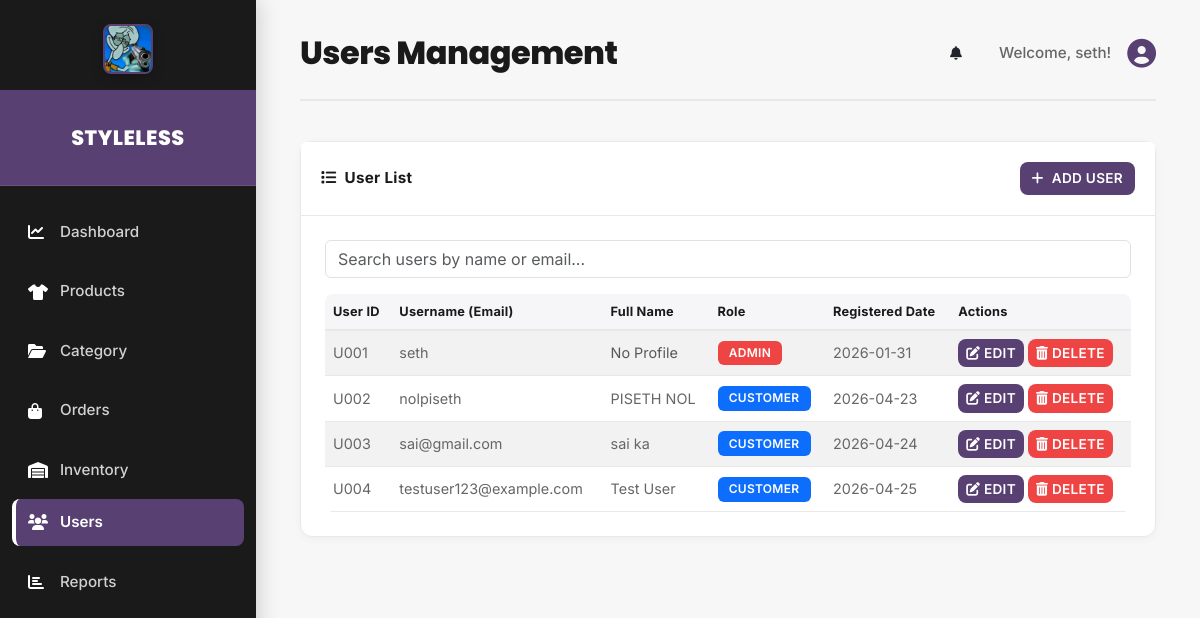
Before: /admin/users (signed in) with the older database file.
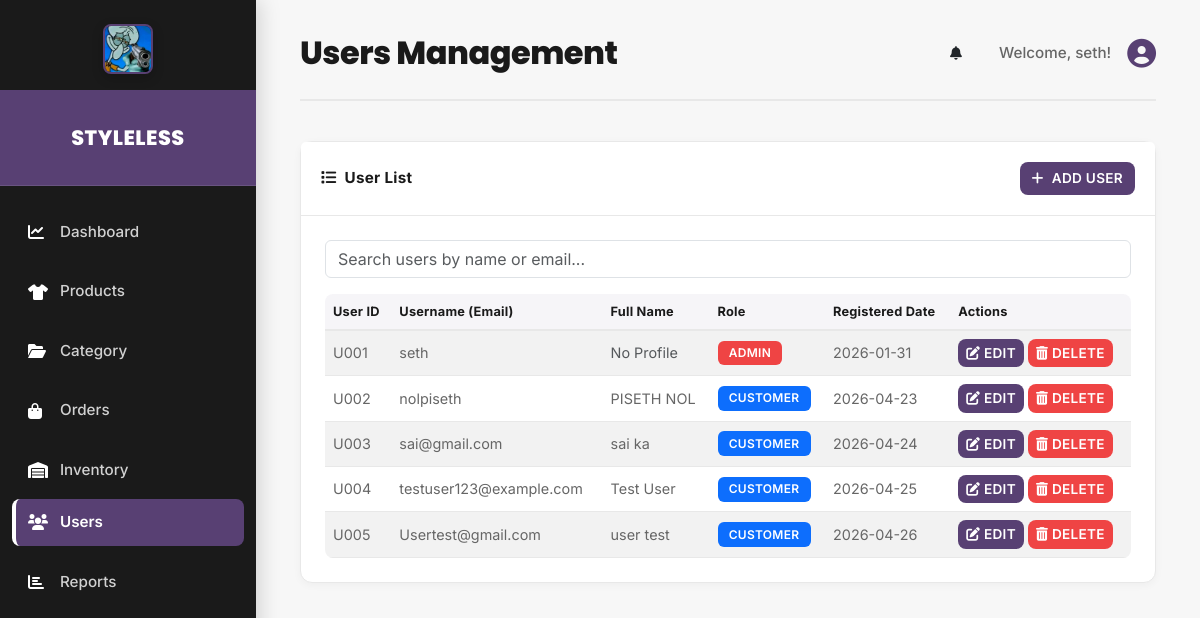
After: the same page with the newer database file.
### model/User.py (models this page shows)
class User(db.Model):
    id = db.Column(db.Integer, primary_key=True)
    username = db.Column(db.String(100), unique=True, nullable=False)
    password = db.Column(db.String(100), nullable=False)
    role = db.Column(db.String(20), default='customer', nullable=False)
    created_at = db.Column(db.DateTime, default=datetime.utcnow, nullable=False)

### model/Customer.py (models this page shows, shortened)
class Customer(db.Model):
    __tablename__ = 'customer'
    id = db.Column(db.Integer, primary_key=True)
    user_id = db.Column(db.Integer, db.ForeignKey('user.id'), unique=True, nullable=False)
    first_name = db.Column(db.String(50))
    last_name = db.Column(db.String(50))
    email = db.Column(db.String(100), unique=True)
    phone = db.Column(db.String(20))
    address = db.Column(db.String(255))
    city = db.Column(db.String(50))
    state = db.Column(db.String(50))
    zip_code = db.Column(db.String(20))
    country = db.Column(db.String(50), default='Cambodia')
    created_at = db.Column(db.DateTime, default=datetime.utcnow, nullable=False)
    updated_at = db.Column(db.DateTime, default=datetime.utcnow, onupdate=datetime.utcnow, nullable=False)
    user = db.relationship('User', backref=db.backref('customer_profile', uselist=False))

### routes/backend/users.py (the view)
@app.get('/admin/users')
def users():
    module = 'users'
    rows = User.query.all()  # now returns ORM objects
    return render_template('backend/users.html', active_page='users', module=module, users=rows,page_title='Users Management')

### app.py (called while the page is built)
@app.before_request
def before_request():
    url = request.path
    if url.startswith('/admin') and not url.startswith('/admin/login') and not url.startswith('/do_admin_login'):
        if session.get("user_id") is None:
            flash("Please log in first.", "warning")
            return redirect(url_for("admin_login"))
        if session.get("role") != 'admin':
            flash("Access denied. You do not have admin privileges.", "danger")
            return redirect(url_for("admin_login"))

### templates/backend/users.html (shortened to what the changed rows need)
<!DOCTYPE html>
<html lang="en">
<head>
    <link href="https://cdn.jsdelivr.net/npm/bootstrap@5.3.0/dist/css/bootstrap.min.css" rel="stylesheet">
    <link rel="stylesheet" href="https://cdnjs.cloudflare.com/ajax/libs/font-awesome/6.0.0-beta3/css/all.min.css">
    <link rel="stylesheet" href="{{ url_for('static', filename='css/admin.css') }}">
</head>
<body>
    <div class="d-flex" id="wrapper">
        <div id="page-content-wrapper">
            <div class="container-fluid" id="main-content">
                {% include 'backend/header.html' %}
                <div class="card mt-4">
                    <div class="card-body">
                        <div class="table-responsive">
                            <table class="table table-striped table-hover align-middle">
                                <thead>
                                    <tr>
                                        <th>User ID</th>
                                        <th>Username (Email)</th>
                                        <th>Full Name</th>
                                        <th>Role</th>
                                        <th>Registered Date</th>
                                        <th>Actions</th>
                                    </tr>
                                </thead>
                                <tbody>
                                    {% for user in users %}
                                    <tr>
                                        <td>U{{ "%03d"|format(user.id) }}</td>
                                        <td>{{ user.username }}</td>
                                        <td>
                                            {% if user.customer_profile %}
                                                {{ user.customer_profile.first_name }} {{ user.customer_profile.last_name }}
                                            {% else %}
                                                <span class="text-muted">No Profile</span>
                                            {% endif %}
                                        </td>
                                        <td>
                                            {% if user.role == 'admin' %}
                                                <span class="badge bg-danger">Admin</span>
                                            {% else %}
                                                <span class="badge bg-primary">Customer</span>
                                            {% endif %}
                                        </td>
                                        <td>{{ user.created_at.strftime('%Y-%m-%d') if user.created_at else '' }}</td>
                                        <td>
                                            <a href="{{ url_for('editUser_page', user_id=user.id) }}"
                                                class="btn btn-sm btn-primary">
                                                <i class="fas fa-edit"></i> Edit
                                            </a>
                                            <button type="button" class="btn btn-sm btn-danger"
                                                onclick="confirmDelete('{{ user.id }}', '{{ user.username }}');">
                                                <i class="fas fa-trash-alt"></i> Delete
                                            </button>
                                        </td>
                                    </tr>
                                    {% endfor %}
                                </tbody>
                            </table>
                        </div>
                    </div>
                </div>
            </div>
        </div>
    </div>
</body>
</html>

### templates/backend/header.html (shortened to what this page needs)
<div class="dashboard-header-row">
    <h2>{{ page_title or 'Dashboard Overview' }}</h2>
    <div class="user-info">
        <button class="btn btn-link text-dark me-2" onclick="fetch('/notifications/test').then(r => r.json()).then(d => console.log('Test notification:', d))">
            <i class="fas fa-bell"></i>
        </button>
        <span class="d-none d-md-inline">Welcome, {{ session.username }}!</span>
        <div class="dropdown">
            <a class="dropdown-toggle" href="#" role="button" id="dropdownMenuLink" data-bs-toggle="dropdown">
                <i class="fas fa-user-circle"></i>
            </a>
        </div>
    </div>
</div>

Changed rows visible on the page:
added User: id "005", username "Usertest@gmail.com", customer_profile.first_name "user", customer_profile.last_name "test", role "CUSTOMER", created_at "2026-04-26"
